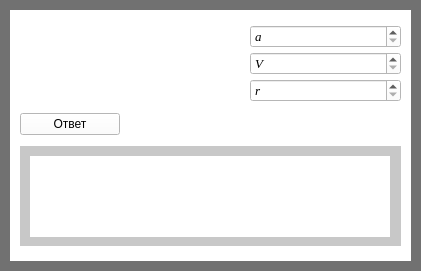
       <widget class="QWidget" name="widget_5" native="true">
        <property name="geometry">
         <rect>
          <x>690</x>
          <y>0</y>
          <width>421</width>
          <height>271</height>
         </rect>
        </property>
        <property name="styleSheet">
         <string notr="true">background-color: rgb(0, 0, 0);
background-color: rgb(113, 113, 113);</string>
        </property>
        <widget class="QWidget" name="widget_6" native="true">
         <property name="geometry">
          <rect>
           <x>10</x>
           <y>10</y>
           <width>401</width>
           <height>251</height>
          </rect>
         </property>
         <property name="styleSheet">
          <string notr="true">background-color: rgb(255, 255, 255);</string>
         </property>
         <widget class="QWidget" name="verticalLayoutWidget_20">
          <property name="geometry">
           <rect>
            <x>10</x>
            <y>0</y>
            <width>381</width>
            <height>241</height>
           </rect>
          </property>
          <layout class="QVBoxLayout" name="verticalLayout_23">
           <property name="topMargin">
            <number>10</number>
           </property>
           <item>
            <layout class="QHBoxLayout" name="horizontalLayout_11">
             <property name="spacing">
              <number>50</number>
             </property>
             <item>
              <widget class="QLabel" name="label_21">
               <property name="minimumSize">
                <size>
                 <width>180</width>
                 <height>0</height>
                </size>
               </property>
               <property name="styleSheet">
                <string notr="true">background-color: rgb(255, 255, 255);</string>
               </property>
               <property name="text">
                <string/>
               </property>
               <property name="pixmap">
                <pixmap>D:/Downloads/2018-12-06_22-04-45.jpg</pixmap>
               </property>
              </widget>
             </item>
             <item>
              <layout class="QVBoxLayout" name="verticalLayout_9">
               <property name="spacing">
                <number>4</number>
               </property>
               <item>
                <widget class="QSpinBox" name="spinBox_30">
                 <property name="font">
                  <font>
                   <family>Times New Roman</family>
                   <pointsize>10</pointsize>
                   <italic>true</italic>
                  </font>
                 </property>
                 <property name="specialValueText">
                  <string>a</string>
                 </property>
                 <property name="maximum">
                  <number>1000000000</number>
                 </property>
                </widget>
               </item>
               <item>
                <widget class="QSpinBox" name="spinBox_28">
                 <property name="font">
                  <font>
                   <family>Times New Roman</family>
                   <pointsize>10</pointsize>
                   <italic>true</italic>
                  </font>
                 </property>
                 <property name="specialValueText">
                  <string>V</string>
                 </property>
                 <property name="maximum">
                  <number>1000000000</number>
                 </property>
                </widget>
               </item>
               <item>
                <widget class="QSpinBox" name="spinBox_29">
                 <property name="font">
                  <font>
                   <family>Times New Roman</family>
                   <pointsize>10</pointsize>
                   <italic>true</italic>
                  </font>
                 </property>
                 <property name="specialValueText">
                  <string>r</string>
                 </property>
                 <property name="maximum">
                  <number>1000000000</number>
                 </property>
                </widget>
               </item>
              </layout>
             </item>
            </layout>
           </item>
           <item>
            <widget class="QPushButton" name="pushButton_9">
             <property name="minimumSize">
              <size>
               <width>100</width>
               <height>0</height>
              </size>
             </property>
             <property name="maximumSize">
              <size>
               <width>100</width>
               <height>16777215</height>
              </size>
             </property>
             <property name="text">
              <string>Ответ</string>
             </property>
            </widget>
           </item>
           <item>
            <widget class="QWidget" name="widget_57" native="true">
             <property name="minimumSize">
              <size>
               <width>0</width>
               <height>100</height>
              </size>
             </property>
             <property name="maximumSize">
              <size>
               <width>400</width>
               <height>100</height>
              </size>
             </property>
             <property name="styleSheet">
              <string notr="true">background-color: rgb(200, 200, 200);</string>
             </property>
             <widget class="QLabel" name="label_26">
              <property name="geometry">
               <rect>
                <x>10</x>
                <y>10</y>
                <width>360</width>
                <height>81</height>
               </rect>
              </property>
              <property name="minimumSize">
               <size>
                <width>360</width>
                <height>0</height>
               </size>
              </property>
              <property name="maximumSize">
               <size>
                <width>360</width>
                <height>16777215</height>
               </size>
              </property>
              <property name="styleSheet">
               <string notr="true">background-color: rgb(255, 255, 255);</string>
              </property>
              <property name="text">
               <string/>
              </property>
             </widget>
            </widget>
           </item>
          </layout>
         </widget>
        </widget>
       </widget>
